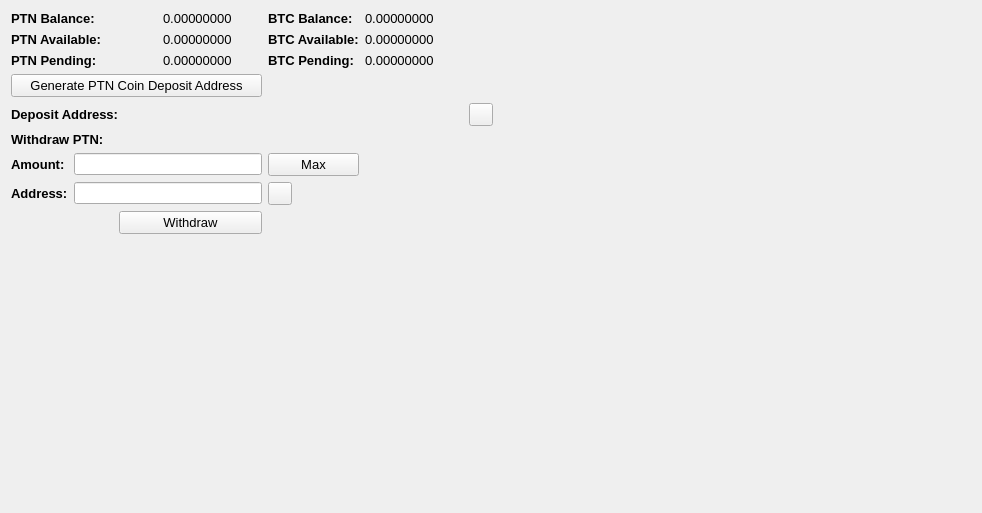
     <widget class="QWidget" name="BalanceTab">
      <attribute name="title">
       <string>Balance</string>
      </attribute>
      <layout class="QGridLayout" name="gridLayout_2">
       <item row="0" column="0" colspan="2">
        <widget class="QLabel" name="label_11">
         <property name="font">
          <font>
           <pointsize>10</pointsize>
           <weight>75</weight>
           <bold>true</bold>
          </font>
         </property>
         <property name="text">
          <string>PTN Balance:</string>
         </property>
        </widget>
       </item>
       <item row="0" column="3">
        <widget class="QLabel" name="PTNBalanceLabel">
         <property name="font">
          <font>
           <pointsize>10</pointsize>
          </font>
         </property>
         <property name="text">
          <string>0.00000000</string>
         </property>
         <property name="textInteractionFlags">
          <set>Qt::LinksAccessibleByMouse|Qt::TextSelectableByMouse</set>
         </property>
        </widget>
       </item>
       <item row="0" column="4">
        <widget class="QLabel" name="label_12">
         <property name="font">
          <font>
           <pointsize>10</pointsize>
           <weight>75</weight>
           <bold>true</bold>
          </font>
         </property>
         <property name="text">
          <string>BTC Balance:</string>
         </property>
        </widget>
       </item>
       <item row="0" column="5">
        <widget class="QLabel" name="BitcoinBalanceLabel">
         <property name="font">
          <font>
           <pointsize>10</pointsize>
          </font>
         </property>
         <property name="text">
          <string>0.00000000</string>
         </property>
         <property name="textInteractionFlags">
          <set>Qt::LinksAccessibleByMouse|Qt::TextSelectableByMouse</set>
         </property>
        </widget>
       </item>
       <item row="0" column="7" rowspan="10">
        <spacer name="horizontalSpacer_4">
         <property name="orientation">
          <enum>Qt::Horizontal</enum>
         </property>
         <property name="sizeHint" stdset="0">
          <size>
           <width>478</width>
           <height>488</height>
          </size>
         </property>
        </spacer>
       </item>
       <item row="1" column="0" colspan="2">
        <widget class="QLabel" name="label_13">
         <property name="font">
          <font>
           <pointsize>10</pointsize>
           <weight>75</weight>
           <bold>true</bold>
          </font>
         </property>
         <property name="text">
          <string>PTN Available:</string>
         </property>
        </widget>
       </item>
       <item row="1" column="3">
        <widget class="QLabel" name="PTNAvailableLabel_2">
         <property name="font">
          <font>
           <pointsize>10</pointsize>
          </font>
         </property>
         <property name="text">
          <string>0.00000000</string>
         </property>
         <property name="textInteractionFlags">
          <set>Qt::LinksAccessibleByMouse|Qt::TextSelectableByMouse</set>
         </property>
        </widget>
       </item>
       <item row="1" column="4">
        <widget class="QLabel" name="label_15">
         <property name="font">
          <font>
           <pointsize>10</pointsize>
           <weight>75</weight>
           <bold>true</bold>
          </font>
         </property>
         <property name="text">
          <string>BTC Available:</string>
         </property>
        </widget>
       </item>
       <item row="1" column="5">
        <widget class="QLabel" name="BitcoinAvailableLabel">
         <property name="font">
          <font>
           <pointsize>10</pointsize>
          </font>
         </property>
         <property name="text">
          <string>0.00000000</string>
         </property>
         <property name="textInteractionFlags">
          <set>Qt::LinksAccessibleByMouse|Qt::TextSelectableByMouse</set>
         </property>
        </widget>
       </item>
       <item row="2" column="0" colspan="2">
        <widget class="QLabel" name="label_14">
         <property name="font">
          <font>
           <pointsize>10</pointsize>
           <weight>75</weight>
           <bold>true</bold>
          </font>
         </property>
         <property name="text">
          <string>PTN Pending:</string>
         </property>
        </widget>
       </item>
       <item row="2" column="3">
        <widget class="QLabel" name="PTNPendingLabel">
         <property name="font">
          <font>
           <pointsize>10</pointsize>
          </font>
         </property>
         <property name="text">
          <string>0.00000000</string>
         </property>
         <property name="textInteractionFlags">
          <set>Qt::LinksAccessibleByMouse|Qt::TextSelectableByMouse</set>
         </property>
        </widget>
       </item>
       <item row="2" column="4">
        <widget class="QLabel" name="label_31">
         <property name="font">
          <font>
           <pointsize>10</pointsize>
           <weight>75</weight>
           <bold>true</bold>
          </font>
         </property>
         <property name="text">
          <string>BTC Pending:</string>
         </property>
        </widget>
       </item>
       <item row="2" column="5">
        <widget class="QLabel" name="BitcoinPendingLabel">
         <property name="font">
          <font>
           <pointsize>10</pointsize>
          </font>
         </property>
         <property name="text">
          <string>0.00000000</string>
         </property>
         <property name="textInteractionFlags">
          <set>Qt::LinksAccessibleByMouse|Qt::TextSelectableByMouse</set>
         </property>
        </widget>
       </item>
       <item row="3" column="0" colspan="4">
        <widget class="QPushButton" name="GenDepositBTN">
         <property name="font">
          <font>
           <pointsize>10</pointsize>
          </font>
         </property>
         <property name="text">
          <string>Generate PTN Coin Deposit Address</string>
         </property>
        </widget>
       </item>
       <item row="4" column="0" colspan="3">
        <widget class="QLabel" name="label_33">
         <property name="font">
          <font>
           <pointsize>10</pointsize>
           <weight>75</weight>
           <bold>true</bold>
          </font>
         </property>
         <property name="text">
          <string>Deposit Address:</string>
         </property>
        </widget>
       </item>
       <item row="4" column="3" colspan="3">
        <widget class="QLabel" name="DepositAddressLabel">
         <property name="minimumSize">
          <size>
           <width>300</width>
           <height>0</height>
          </size>
         </property>
         <property name="palette">
          <palette>
           <active>
            <colorrole role="WindowText">
             <brush brushstyle="SolidPattern">
              <color alpha="255">
               <red>0</red>
               <green>0</green>
               <blue>0</blue>
              </color>
             </brush>
            </colorrole>
            <colorrole role="Text">
             <brush brushstyle="SolidPattern">
              <color alpha="255">
               <red>0</red>
               <green>0</green>
               <blue>255</blue>
              </color>
             </brush>
            </colorrole>
           </active>
           <inactive>
            <colorrole role="WindowText">
             <brush brushstyle="SolidPattern">
              <color alpha="255">
               <red>0</red>
               <green>0</green>
               <blue>0</blue>
              </color>
             </brush>
            </colorrole>
            <colorrole role="Text">
             <brush brushstyle="SolidPattern">
              <color alpha="255">
               <red>0</red>
               <green>0</green>
               <blue>255</blue>
              </color>
             </brush>
            </colorrole>
           </inactive>
           <disabled>
            <colorrole role="WindowText">
             <brush brushstyle="SolidPattern">
              <color alpha="255">
               <red>120</red>
               <green>120</green>
               <blue>120</blue>
              </color>
             </brush>
            </colorrole>
            <colorrole role="Text">
             <brush brushstyle="SolidPattern">
              <color alpha="255">
               <red>120</red>
               <green>120</green>
               <blue>120</blue>
              </color>
             </brush>
            </colorrole>
           </disabled>
          </palette>
         </property>
         <property name="font">
          <font>
           <pointsize>10</pointsize>
           <weight>75</weight>
           <bold>true</bold>
          </font>
         </property>
         <property name="text">
          <string/>
         </property>
         <property name="alignment">
          <set>Qt::AlignRight|Qt::AlignTrailing|Qt::AlignVCenter</set>
         </property>
         <property name="textInteractionFlags">
          <set>Qt::LinksAccessibleByMouse|Qt::TextSelectableByKeyboard|Qt::TextSelectableByMouse</set>
         </property>
        </widget>
       </item>
       <item row="4" column="6">
        <widget class="QToolButton" name="DepositCopyButton">
         <property name="toolTip">
          <string>Copy to clipboard</string>
         </property>
         <property name="text">
          <string/>
         </property>
         <property name="icon">
          <iconset resource="../bitcoin.qrc">
           <normaloff>:/icons/editcopy</normaloff>:/icons/editcopy</iconset>
         </property>
         <property name="shortcut">
          <string>Alt+P</string>
         </property>
        </widget>
       </item>
       <item row="5" column="0" colspan="2">
        <widget class="QLabel" name="label_34">
         <property name="font">
          <font>
           <pointsize>10</pointsize>
           <weight>75</weight>
           <bold>true</bold>
          </font>
         </property>
         <property name="text">
          <string>Withdraw PTN:</string>
         </property>
        </widget>
       </item>
       <item row="6" column="0">
        <widget class="QLabel" name="label_26">
         <property name="font">
          <font>
           <pointsize>10</pointsize>
           <weight>75</weight>
           <bold>true</bold>
          </font>
         </property>
         <property name="text">
          <string>Amount:</string>
         </property>
        </widget>
       </item>
       <item row="6" column="1" colspan="3">
        <widget class="QLineEdit" name="WithdrawUnitsInput">
         <property name="font">
          <font>
           <pointsize>9</pointsize>
           <weight>75</weight>
           <bold>true</bold>
          </font>
         </property>
         <property name="text">
          <string/>
         </property>
        </widget>
       </item>
       <item row="6" column="4">
        <widget class="QPushButton" name="Withdraw_Max_Amount">
         <property name="font">
          <font>
           <pointsize>10</pointsize>
          </font>
         </property>
         <property name="text">
          <string>Max</string>
         </property>
        </widget>
       </item>
       <item row="7" column="0">
        <widget class="QLabel" name="label_10">
         <property name="font">
          <font>
           <pointsize>10</pointsize>
           <weight>75</weight>
           <bold>true</bold>
          </font>
         </property>
         <property name="text">
          <string>Address:</string>
         </property>
        </widget>
       </item>
       <item row="7" column="1" colspan="3">
        <widget class="QLineEdit" name="WithdrawAddress">
         <property name="font">
          <font>
           <pointsize>9</pointsize>
           <weight>75</weight>
           <bold>true</bold>
          </font>
         </property>
        </widget>
       </item>
       <item row="7" column="4">
        <widget class="QToolButton" name="WithdrawPasteButton">
         <property name="toolTip">
          <string>Paste from clipboard</string>
         </property>
         <property name="text">
          <string/>
         </property>
         <property name="icon">
          <iconset resource="../bitcoin.qrc">
           <normaloff>:/icons/editpaste</normaloff>:/icons/editpaste</iconset>
         </property>
         <property name="shortcut">
          <string>Alt+P</string>
         </property>
        </widget>
       </item>
       <item row="8" column="2" colspan="2">
        <widget class="QPushButton" name="WithdrawUnitsBtn">
         <property name="font">
          <font>
           <pointsize>10</pointsize>
          </font>
         </property>
         <property name="text">
          <string>Withdraw</string>
         </property>
        </widget>
       </item>
       <item row="9" column="0" colspan="6">
        <spacer name="verticalSpacer">
         <property name="orientation">
          <enum>Qt::Vertical</enum>
         </property>
         <property name="sizeHint" stdset="0">
          <size>
           <width>428</width>
           <height>262</height>
          </size>
         </property>
        </spacer>
       </item>
      </layout>
      <zorder>label_31</zorder>
      <zorder>label_15</zorder>
      <zorder>label_12</zorder>
      <zorder>label_14</zorder>
      <zorder>label_13</zorder>
      <zorder>label_11</zorder>
      <zorder>BitcoinBalanceLabel</zorder>
      <zorder>PTNBalanceLabel</zorder>
      <zorder>PTNAvailableLabel_2</zorder>
      <zorder>PTNPendingLabel</zorder>
      <zorder>BitcoinAvailableLabel</zorder>
      <zorder>BitcoinPendingLabel</zorder>
      <zorder>label_33</zorder>
      <zorder>GenDepositBTN</zorder>
      <zorder>DepositAddressLabel</zorder>
      <zorder>Withdraw_Max_Amount</zorder>
      <zorder>label_34</zorder>
      <zorder>WithdrawUnitsInput</zorder>
      <zorder>label_10</zorder>
      <zorder>label_26</zorder>
      <zorder>WithdrawAddress</zorder>
      <zorder>WithdrawUnitsBtn</zorder>
      <zorder>horizontalSpacer_4</zorder>
      <zorder>verticalSpacer</zorder>
      <zorder>WithdrawPasteButton</zorder>
      <zorder>DepositCopyButton</zorder>
     </widget>
